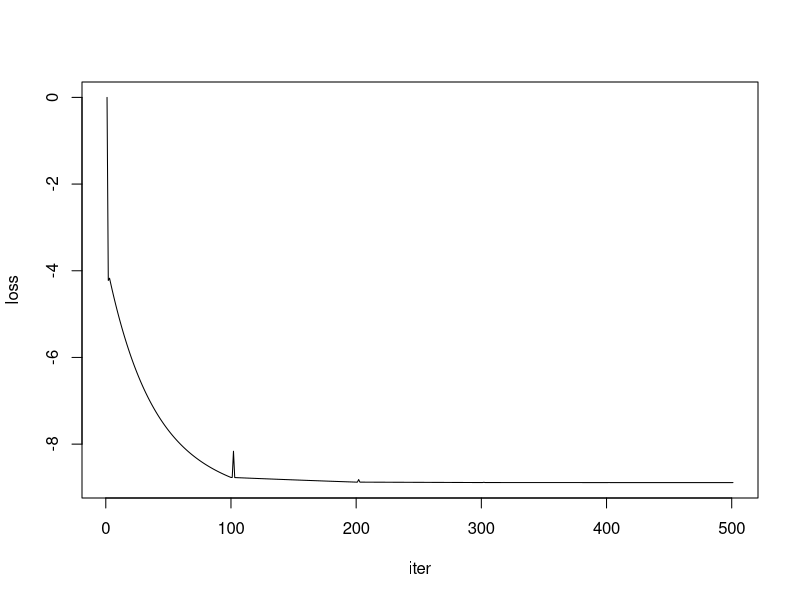

This chart was generated by the following R code:
graphics.off()
iter= 500

#' Solver of for asymptotic distribution of generalized lasso
#' L(u) = \frac{1}{2} u^T C u - u^T w + f'(\beta_0;u)
#' where f' is directional derivative of f(\beta) = \lambda |A\beta|
#' Let A be m x p matrix, C pxp symmetric invertable, w a p x 1 vector
#' Let E_A be a diagonal m x m matrix with diagonal sign(A\beta) where
#' sign(0)=0
#' Then f'(\beta_0;u) = \lambda \sum_i (E_A A)_iu + \lambda|(I - abs(E_A)) Au|
Loss<-function(u, C, A, w, beta0, lambda ){
    E_1 <- diag(c(sign(A%*%beta0)))
    ind <- which(diag(E_1)==0)
    w_tilde <- w - lambda * colSums(E_1%*%A)

    F_0 <- A[ind,] #THIS is F in (6.3)
    return(0.5*t(u)%*%(C%*%u) - t(u)%*%w_tilde + lambda *sum(abs(F_0%*%u)))
}

#' admm p.34
soft.thersholding <- function(a, kappa){
    res <- rep(0,length(a))
    ind_pos <- a > kappa
    res[ind_pos] = a[ind_pos] - kappa
    ind_neg <- a < -kappa
    res[ind_neg] = a[ind_neg] + kappa
    return(res)
}
#run a sequence ofGLASS0
#' L(x) = \frac{1}{2} x^T C x - x^T w + f'(\beta_0;x)
#' @return sum(iter)+1 x p solution path of the algorithm
ADMM.GLASSO.outer <-function(C, A, w, beta0, lambda, rho = c(10,100,1000),x0 = NULL , iter=c(100,100,1000), proj.error=1e-3){

    x0 <- x0
    u0 <- NULL
    z0 <- NULL
    x <- NULL
    for( i in 1:length(iter) ){
        u.est <-ADMM.GLASSO(C, A, w, beta0, lambda,
                            x0 = x0,
                            z0 = z0,
                            u0 = u0,
                            rho = rho[i],
                            iter=iter[i])
        x0 <- u.est$x[iter[i],]
        u0 <- u.est$u[iter[i],]
        z0 <- u.est$z[iter[i],]
        if(is.null(x)){
            x <- u.est$x
        }else{
            x <- rbind(x,u.est$x)
        }
    }
    ind <- abs(A%*%x0)< proj.error
    if(sum(ind)>0){
        X <- A[ind,,drop=F]
        x_final <- c(x0 - t(X)%*%solve(X%*%t(X))%*%X%*%x0)
        x <- rbind(x,x_final)
    }
    return(x)

}

#' ADMM p.44 https://stanford.edu/~boyd/papers/pdf/admm_distr_stats.pdf
#' L(x) = \frac{1}{2} x^T C x - x^T w + f'(\beta_0;x)
#' where f' is directional derivative of f(\beta) = \lambda |A\beta|
#' Let A be m x p matrix, C pxp symmetric invertable, w a p x 1 vector
#' Let E_A be a diagonal m x m matrix with diagonal sign(A\beta) where
#' sign(0)=0
#' Then f'(\beta_0;u) = \lambda \sum_i (E_A A)_iu + \lambda|(I - abs(E_A)) Au|
#' @return (x, u , z) by ADMM p.44
ADMM.GLASSO <- function(C, A, w, beta0, lambda, rho = 1.,x0 = NULL, u0=NULL, z0=NULL,  iter=100){

    if(is.null(x0))
        x0 <- rep(0, dim(C)[1])
    E_1 <- diag(c(sign(A%*%beta0)))
    ind <- which(diag(E_1)==0)
    w_tilde <- w - lambda * colSums(E_1%*%A)

    F_0 <- A[ind,,drop=F] #THIS is F in (6.3)

    #use A^TA = C (6.3)
    #    b = C^{-1/2}w_tilde
    # however only A^T b= w_tilde  is used in the algorithm
    Q <- solve(C + rho * t(F_0)%*%F_0)
    x_b <- Q%*%(w_tilde)
    QF <- rho * Q%*%t(F_0)
    x <-      matrix(0, nrow = iter,ncol=length(beta0))
    x[1,] <- x0
    z <- u <- matrix(0, nrow = iter,ncol=dim(F_0)[1])


    if(is.null(u0))
        u0 <- rep(0, dim(F_0)[1])
    if(is.null(z0))
        z0 <- rep(0, dim(F_0)[1])

    u[1,] <- u0
    z[1,] <- z0
    for(i in 2:iter){
        x[i,] <- x_b + QF%*%(z[i-1,] - u[i-1,])
        Fx <-F_0%*%x[i,]
        z[i,] <- soft.thersholding(Fx + u[i-1,], lambda/rho)
        u[i,] <-u[i-1,] + Fx - z[i,]
    }
    return(list(x=x, u=u, z = z))
}



set.seed(1)

beta0 <- c(0,0,0,1,1,1,2,2,2)
p <- length(beta0)
m <- p
sigma <- 1
lambda <- 4
A <- matrix(0, nrow= m, ncol = p)
w <- rnorm(p)
C <- matrix(0.8, p, p)
diag(C) <- 1
w <- sigma*t(chol(C))%*%rnorm(p)
for(i in 1:(m-1)){
    A[i,i] <- 1
    A[i,i+1] <- -1
}
A[m,1] <- 1
u <- beta0
x <- ADMM.GLASSO.outer(C, A, w, beta0, lambda, rho = c(10^2,10^3,10^4,10^5,10^6),x0 = NULL , iter=c(100,100,100,100,100))
Ls <- rep(0, dim(x)[1])
for(i in 1:dim(x)[1]){
    Ls[i] <- Loss(x[i,],C, A, w, beta0, lambda)
}
cat('final x = ',round(x[dim(x)[1],],2),'\n')
plot(Ls,xlab='iter',ylab='loss',type='l')


